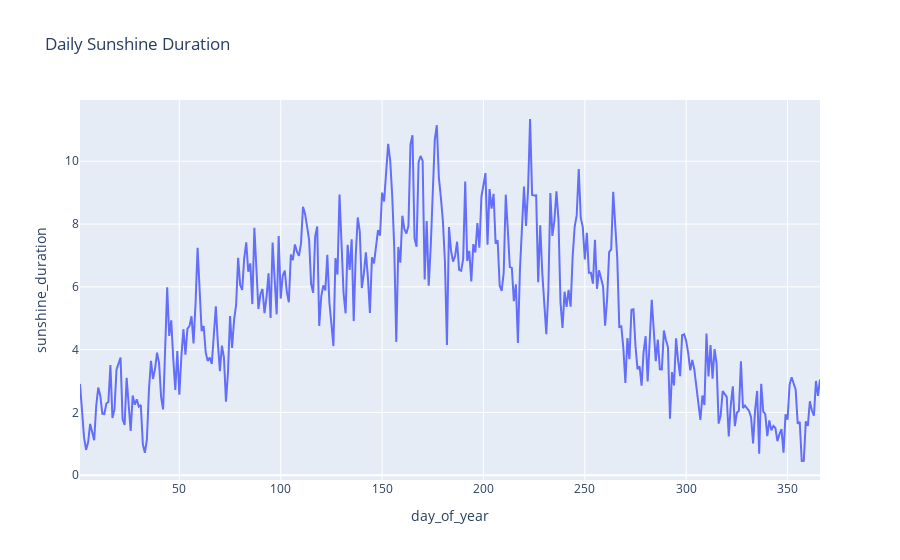

Write notebook code for a chart like this one.
### Code cell
px.line(daily_sun, x="day_of_year", y="sunshine_duration", title="Daily Sunshine Duration")

### Figure 1 — Plotly figure (JSON) as saved in the notebook; plotly's stock layout.template omitted (floating-point values rounded to 4 significant figures; data arrays with more than 128 entries replaced by an {"elided": "..."} marker saying what was removed)
{"data": [{"hovertemplate": "day_of_year=%{x}<br>sunshine_duration=%{y}<extra></extra>", "legendgroup": "", "line": {"color": "#636efa", "dash": "solid"}, "marker": {"symbol": "circle"}, "mode": "lines", "name": "", "orientation": "v", "showlegend": false, "type": "scatter", "x": {"elided": "366 int values"}, "xaxis": "x", "y": {"elided": "366 float values"}, "yaxis": "y"}], "layout": {"legend": {"tracegroupgap": 0}, "title": {"text": "Daily Sunshine Duration"}, "xaxis": {"anchor": "y", "domain": [0, 1], "title": {"text": "day_of_year"}}, "yaxis": {"anchor": "x", "domain": [0, 1], "title": {"text": "sunshine_duration"}}}}
